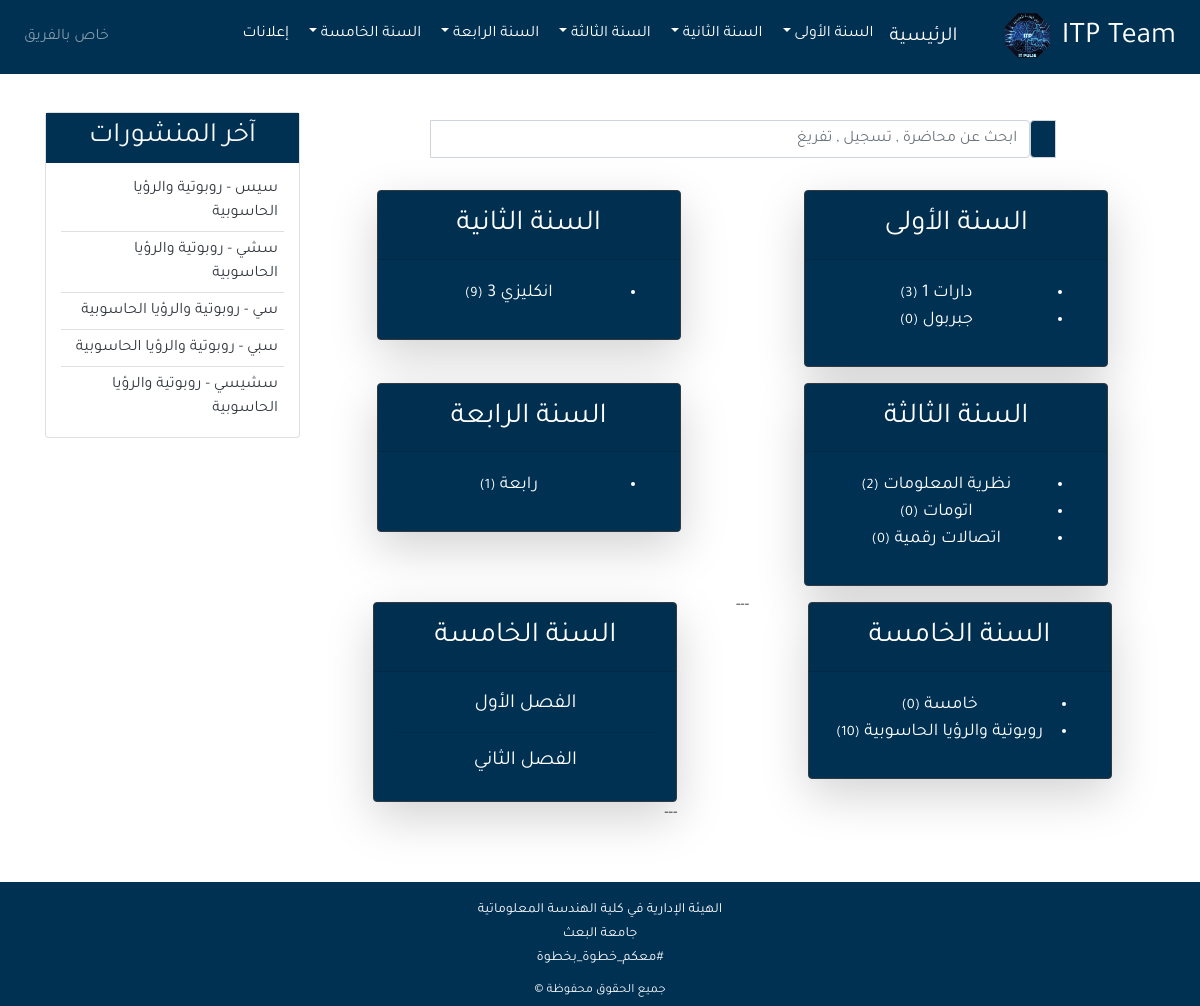
The page / on the database its author committed.
### app/models.py (models this page shows, shortened)
class Subject(models.Model):
    subject = models.CharField(max_length=50)
    session = models.CharField(max_length=15, choices=SESSION)
    year_num = models.ForeignKey(YearNum, related_name='session_year', on_delete=models.CASCADE,)

class Post(models.Model):
    owner = models.ForeignKey(User, related_name='post_owner', on_delete=models.CASCADE,)
    subject = models.ForeignKey(Subject, related_name='subject_c', on_delete=models.CASCADE,)
    content = models.CharField(max_length=150)
    url = models.URLField()
    subject_type = models.CharField(max_length=15, choices=SUBJECT_TYPE)
    post_type = models.CharField(max_length=15, choices=POST_TYPE)
    updated_at = models.DateTimeField(auto_now=True)
    created_at = models.DateTimeField(auto_now_add=True)
    class Meta:
        ordering = ('-created_at',)

### app/views.py (the view)
# urls.py: path('',views.home ,name = 'home'),
def home(request):
    year_1 = Subject.objects.filter(year_num__year=1,session=SESSION_NUM1)
    year_2 = Subject.objects.filter(year_num__year=2 ,session=SESSION_NUM1)
    year_3 = Subject.objects.filter(year_num__year=3,session=SESSION_NUM1)
    year_4 = Subject.objects.filter(year_num__year=4,session=SESSION_NUM1)
    year_5 = Subject.objects.filter(year_num__year=5,session=SESSION_NUM1)
    return render(request, 'home.html', {'title':'الرئيسية','year_1':year_1, 'year_2':year_2, 'year_3':year_3,'year_4':year_4, 'year_5':year_5})

### app/templatetags/post_tag.py (called while the page is built)
@register.inclusion_tag('latest_posts.html')
def latest_posts():
         context = {
        'l_posts': Post.objects.filter( subject__session=SESSION_NUM1)[0:5]
          }
         return context

@register.inclusion_tag('dropdown.html')
def dropdown():
      year_1 = Subject.objects.filter(year_num__year=1,session=SESSION_NUM1)
      year_2 = Subject.objects.filter(year_num__year=2 ,session=SESSION_NUM1)
      year_3 = Subject.objects.filter(year_num__year=3,session=SESSION_NUM1)
      year_4 = Subject.objects.filter(year_num__year=4,session=SESSION_NUM1)
      year_5 = Subject.objects.filter(year_num__year=5,session=SESSION_NUM1)
      context = {
        'year_1':year_1,
         'year_2':year_2,
          'year_3':year_3,
          'year_4':year_4,
           'year_5':year_5
          }
      return context

### app/templates/home.html (shortened to what this page needs)
{% extends 'base.html'%}
{%load static%}
{%load post_tag%}
{% load bootstrap4 %}
 {%block content%}
<div class="col-md-9 mt-5 mb-5 ">
   <div class="row ">
    <div class="col-9 p-2 mx-auto ">
      <form class="" action="{% url 'search' %}" method="GET">
        <div class="form-group">
      <div class="input-group md-form form-sm form-1 pl-0">
        <div class="input-group-prepend">
          <button class="input-group-text purple lighten-3" id="basic-text1" style="background-color: #003153"></button>
        </div>
        <input class="form-control my-0 py-1"  name="q" type="text" placeholder="ابحث عن محاضرة , تسجيل , تفريغ" aria-label="Search">
      </div>
    </div>
    </form>
  </div >
   <div class="col-auto p-2 mx-auto ">
    <div class="card card1  text-white shadow-lg border-dark  mx-auto " style="width: 18rem;background-color: #003153">
        <div class="card-header  text-center "  style="font-size: 29px;">
          السنة الأولى
        </div>
        <div class="card-body" style="font-size: 18px;">
        <ul class="card-title text-center">
            {% for t1 in year_1 %}
          <li class="text-white"><a style=" text-decoration: none;" class="text-white" href="{% url 'subject_page' t1.id %}">
               {{t1.subject}}  <small >({{t1.subject_c.count}})</small>
                </a></li>
          {% endfor %}
        </ul>
    </div>
      </div> </div>
      <div class="col-auto p-2 mx-auto ">
        <div class="card card1  text-white shadow-lg border-dark  mx-auto " style="width: 18rem;background-color: #003153">
            <div class="card-header  text-center"style="font-size: 29px;">
              السنة الثانية
            </div>
            <div class="card-body"style="font-size: 18px;">
            <ul class="card-title text-center">
                {% for t2 in year_2 %}
              <li class="text-white"><a style=" text-decoration: none;" class="text-white" href="{% url 'subject_page' t2.id %}">
                  {{t2.subject}}  <small >({{t2.subject_c.count}})</small></a></li>
              {% endfor %}
            </ul>
        </div> </div> </div>
        <div class="col-auto p-2 mx-auto ">
          <div class="card  card1  text-white shadow-lg border-dark  mx-auto " style="width: 18rem;background-color: #003153">
              <div class="card-header  text-center"style="font-size: 29px;">
                السنة الثالثة
              </div>
              <div class="card-body"style="font-size: 18px;">
              <ul class="card-title text-center">
                  {% for t3 in year_3 %}
                <li class="text-white"><a style=" text-decoration: none;" class="text-white" href="{% url 'subject_page' t3.id %}">
                    {{t3.subject}}  <small >({{t3.subject_c.count}})</small> </a></li>
                {% endfor %}
              </ul>
          </div> </div> </div>
          <div class="col-auto p-2 mx-auto ">
            <div class="card card1  text-white shadow-lg border-dark  mx-auto " style="width: 18rem; background-color: #003153;">
                <div class="card-header  text-center"style="font-size: 29px;">
                  السنة الرابعة
                </div>
                <div class="card-body"style="font-size: 18px;">
                <ul class="card-title text-center">
                    {% for t4 in year_4 %}
                  <li class="text-white"><a style=" text-decoration: none;" class="text-white" href="{% url 'subject_page' t4.id %}">
                      {{t4.subject}}  <small >({{t4.subject_c.count}})</small></a></li>
                  {% endfor %}
                </ul>
            </div> </div> </div>
        <div class="col-auto p-2 mx-auto " >
          <div class="card card1  text-white shadow-lg border-dark  mx-auto " style="width: 18rem;background-color: #003153">
              <div class="card-header  text-center"style="font-size: 29px;">
                السنة الخامسة
              </div>
              <div class="card-body"style="font-size: 18px;">
              <ul class="card-title text-center">
                  {% for t5 in year_5 %}
                <li class="text-white"><a style=" text-decoration: none;" class="text-white" href="{% url 'subject_page' t5.id %}">
                    {{t5.subject}} <small >({{t5.subject_c.count}})</small> </a></li>
                {% endfor %}
              </ul>
          </div> </div>  </div>
---
<div class="col-auto p-2 mx-auto " >
  <div class="card card1  text-white shadow-lg border-dark  mx-auto " style="width: 18rem;background-color: #003153">
      <div class="card-header  text-center"style="font-size: 29px;">
        السنة الخامسة
      </div>
      <div class="card-body"style="font-size: 18px;">
        <h5 class=" text-center"  id="btn1">الفصل الأول</h5>
      <hr>
      <h5 class=" text-center"  id="btn2">الفصل الثاني</h5>
  </div> </div>
---
    </div>
</div>
{% endblock content %}
{%block latest_posts %}
{% latest_posts %}
{%endblock latest_posts %}

### app/templates/base.html (shortened to what this page needs)
{%load static%}
{%load post_tag%}
{% load bootstrap4 %}
<!DOCTYPE html>
<html lang="ar">
<head>
    <link rel="stylesheet" href="{% static 'css/bootstrap.min.css' %}">
    <link rel="stylesheet" href="{% static 'css/main.css' %}">
</head>
<body>
<header>
    <nav class=" navbar  navbar-expand-lg navbar-dark  fixed-top" style="background-color: #003153;" >
 <a class="navbar-brand mr-2 "   style=" font-size:30px;" href="{% url 'home' %}">ITP Team
     <img class="rounded mr-1" src="{% static 'images/logo.png' %}" width="45px" alt="Tgrebte" >
    </a>
  <div class="collapse navbar-collapse" id="navbarSupportedContent">
    <ul class="navbar-nav ">
      <li class="nav-item active">
        <a class="nav-link" href="{% url 'home' %}" style="font-size: 20px;">الرئيسية <span class="sr-only">(current)</span></a>
      </li>
      {% dropdown %}
      <li class="nav-item active">
        <a class="nav-link" href="{% url 'advertising' %}">إعلانات <span class="sr-only">(current)</span></a>
      </li>
    </ul>
     {% if user.is_authenticated %}
                <ul class="navbar-nav mr-auto">
                  <a class=" pt-3 nav-link active " href="{% url 'add_post' %}">منشور جديد</a>
                <li>
                  <div class="dropdown nav-link active">
                    <a href="#" class=" nav-link dropdown-toggle" data-toggle="dropdown">
                      {{request.user.first_name}}  {{request.user.last_name}}
                    </a>
                    <div class="dropdown-menu rrr pr-3" >
                      <a class="rrr nav-link " href="{% url 'profile' %}">الملف الشخصي</a>
                      <a class="nav-link rrr"   href="{% url 'logout' %}">تسجيل خروج</a>
                </div>
                </li>
                </ul>
                {% else %}
                <ul class="navbar-nav mr-auto">
                    <li class="nav-item"><a class="nav-link" href="{% url 'login' %}">خاص بالفريق</a></li>
                </ul>
                {% endif %}
  </div>
</nav>
</header>
<section>
   <div class="container pt-3">
        <div class="row mt-5 ">
  {% block content %}
     {% endblock content %}
    </div>
        {%block latest_posts %}
        {%endblock latest_posts %}
        </div>
   </div>
</section>
<footer  style="background-color: #003153;">
    <div class="container-fluid">
         <div class="row">
           <div class="col-md ">
              <div class="col mx-auto">
         <div class="ol-md text-center pt-3">
          <small class="text-light " style="font-size: 14px;">
            الهيئة الإدارية في كلية الهندسة المعلوماتية   </small><br>
          <small class="text-light " style="font-size: 14px;">     جامعة البعث   </small><br>
          <small class="text-light " style="font-size: 14px;">     #معكم_خطوة_بخطوة   </small>
         </div>
         </div>
         <div class="col mx-auto">
          <div class="col-md text-center pt-1">
        </div>     </div>
    <div class="col mx-auto">
         <div class="col-md text-center p-1">
              <small class="text-light">جميع الحقوق محفوظة &copy;</small>
         </div>
    </div>
    </div>
</footer>
</body>
</html>

### app/templates/dropdown.html (shortened to what this page needs)
<li class="nav-item dropdown active">
    <a class="nav-link dropdown-toggle" href="#" id="navbarDropdown" role="button" data-toggle="dropdown" aria-haspopup="true" aria-expanded="false">
      السنة الأولى
    </a>
  </li>
<li class="nav-item dropdown active">
    <a class="nav-link dropdown-toggle" href="#" id="navbarDropdown" role="button" data-toggle="dropdown" aria-haspopup="true" aria-expanded="false">
      السنة الثانية
    </a>
  </li>
  <li class="nav-item dropdown active">
    <a class="nav-link dropdown-toggle" href="#" id="navbarDropdown" role="button" data-toggle="dropdown" aria-haspopup="true" aria-expanded="false">
      السنة الثالثة
    </a>
  </li>
  <li class="nav-item dropdown active">
    <a class="nav-link dropdown-toggle" href="#" id="navbarDropdown" role="button" data-toggle="dropdown" aria-haspopup="true" aria-expanded="false">
      السنة الرابعة
    </a>
  </li>
  <li class="nav-item dropdown active">
    <a class="nav-link dropdown-toggle" href="#" id="navbarDropdown" role="button" data-toggle="dropdown" aria-haspopup="true" aria-expanded="false">
      السنة الخامسة
    </a>
  </li>

### app/templates/latest_posts.html
<div class="col-md-3 mt-5 mx-auto ">
    <div class=" card mb-3 mx-auto" >
          <h3 class=" text-center text-light p-2" style="background-color: #003153;">آخر المنشورات</h3>
          <ul class="list-group-flush latest-post">
           {% for p in l_posts %}
           <li class="list-group-item latest-post-item " >
           <a class="text-dark" style="text-decoration: none;"  href="{% url 'subject_page' p.subject.id %}">
            {% if p.content|length > 15%}
   {{p.content|slice:'15'}}.....  -  {{p.subject.subject}}
   {% else %}
   {{p.content}} -  {{p.subject.subject}}
   {% endif %}
         </a></li>
           {% empty %}
           <li class="list-group-item latest-comment-item">لا يوجد منشورات بعد</li>
           {%endfor%}
       </ul>
    </div>
</div>

### static/css/main.css (style rules this page uses)
body { font-family : 'Tajawal',sans-serif; }
html, body { direction : rtl; text-align : right; }
.latest-post, .latest-comment { padding: 0 15px; }
.latest-post .latest-post-item, .latest-comment .latest-comment-item { padding: 6px; }
.latest-post li:first-child, .latest-comment li:first-child { border-top: 0; }
.latest-post li:last-child, .latest-comment li:last-child { border-bottom: 0; padding-bottom: 0; }
.card1 { width: 19rem !important; transition:0.5s !important; }

### app/templates/base.html (style rules this page uses)
.navbar-brand , .navbar-li { transition:0.5s; display: block; }

### rows shown on the page
Subject: subject "دارات 1", subject_c.count "3"
Subject: subject "جبربول", subject_c.count "0"
Subject: subject_c.count "9"
Subject: subject "نظرية المعلومات", subject_c.count "2"
Subject: subject "اتومات", subject_c.count "0"
Subject: subject "اتصالات رقمية", subject_c.count "0"
Subject: subject "رابعة", subject_c.count "1"
Subject: subject "خامسة", subject_c.count "0"
Subject: subject "روبوتية والرؤيا الحاسوبية", subject_c.count "10"
Post: content "سيس", subject.subject "روبوتية والرؤيا الحاسوبية"
Post: content "سشي", subject.subject "روبوتية والرؤيا الحاسوبية"
Post: content "سي", subject.subject "روبوتية والرؤيا الحاسوبية"
Post: content "سبي", subject.subject "روبوتية والرؤيا الحاسوبية"
Post: content "سشيسي", subject.subject "روبوتية والرؤيا الحاسوبية"
